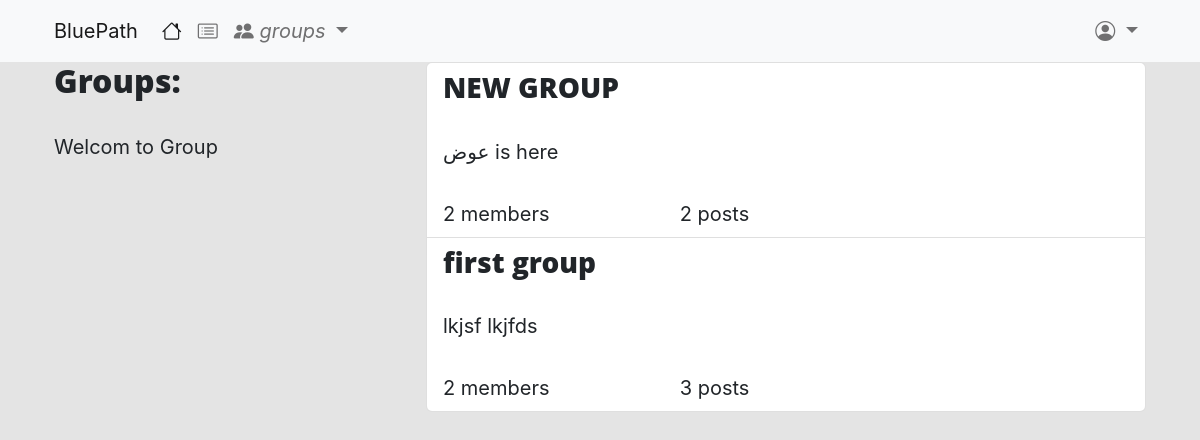
The page /groups/ on the database as committed earlier.
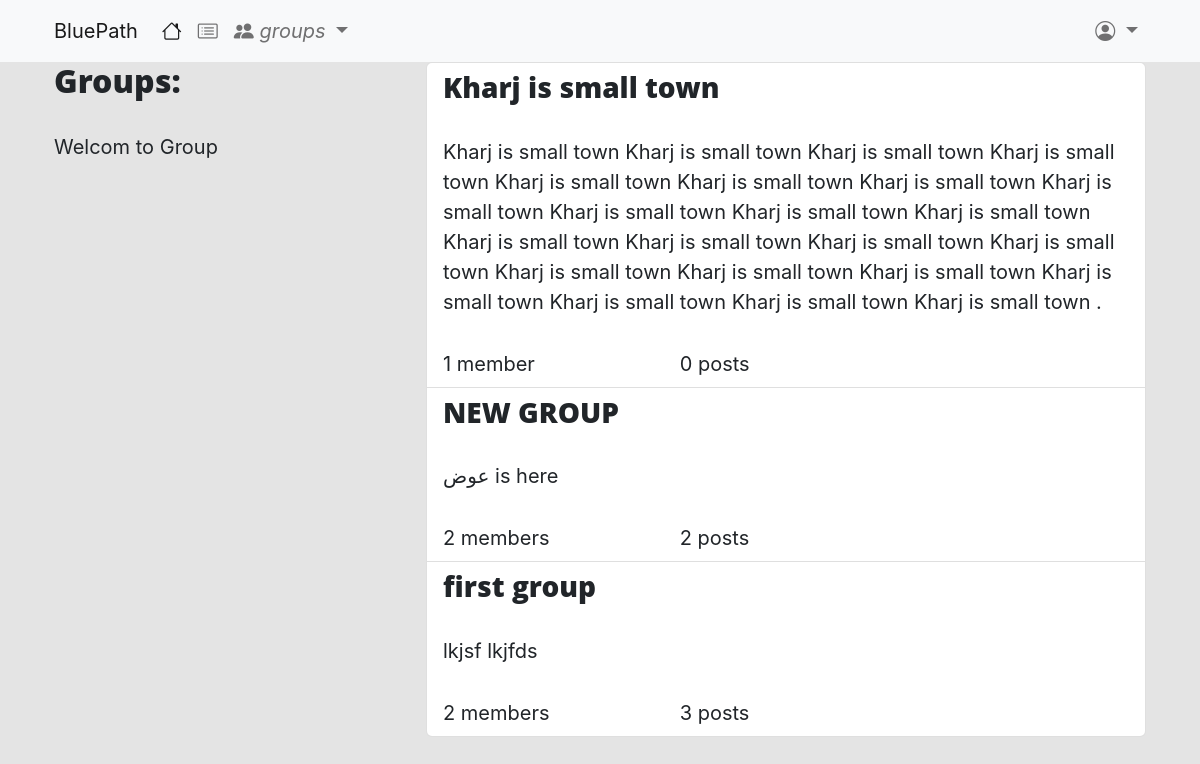
The same page on the database as committed later.
### groups/models.py (models this page shows, shortened)
class Group(models.Model):
    name = models.CharField(max_length=255, unique=True)
    slug = models.SlugField(allow_unicode=True, unique=True)
    description = models.TextField(blank=True, default="")
    description_html = models.TextField(editable=False, default="", blank=True)
    members = models.ManyToManyField(User, through='GroupMember')
    class Meta():
        ordering = ['name']

### groups/views.py (the view)
# urls.py: path('', views.ListGroup.as_view(), name='all'),
class ListGroup(generic.ListView):
    model = models.Group

### groups/templates/groups/group_list.html (shortened to what this page needs)
{% extends "groups/group_base.html" %}
{% block pregroup %}
<div class="col-md-4">
    <div class="content">
        <h2>Groups:</h2>
        <p>Welcom to Group</p>
    </div>
</div>
{% endblock %}
{% block group_content %}
    <div class="col-md-8">
        <div class="list-group">
            {% for group in object_list %}
                <a href="{% url 'groups:single' slug=group.slug %}" class="list-group-item ">
                    <h3 class="title list-group-item-heading ">{{group.name}}</h3>
                    <div class="list-group-item-text contaniner-fluid">
                        {{group.description_html|safe}}
                        <div class="row">
                            <div class="col-md-4">
                                <span >{{ group.members.count }}</span>
                                member{{ group.members.count|pluralize }}
                            </div>
                            <div class="col-md-4">
                                <span class="">{{group.posts.count}}</span>
                                post{{group.posts.count|pluralize}}
                            </div>
                        </div>
                    </div>
                </a>
            {% endfor %}
        </div>
    </div>
{% endblock %}

Rows that differ between the two databases and show on the page:
added Group: name "Kharj is small town", description_html "Kharj is small town Kharj is small town Kharj is small town Kharj is small town Kharj is small town Kharj is small town Kharj is small town Kharj is small town Kharj is small town Kharj is small town Kharj is small town Kharj is small town Kharj is small town Kharj is small town Kharj is small town Kharj is small town Kharj is small town Kharj is small town Kharj is small town Kharj is small town Kharj is small town Kharj is small town .", members.count "1", posts.count "0"
